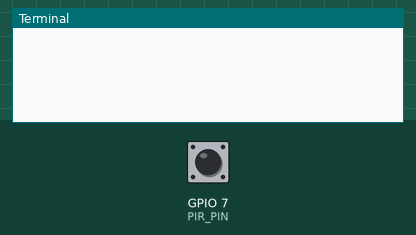
This program was run on a simulated Raspberry Pi (BCM pin numbers). Shown: the last lines printed to the terminal. The test bench sets the inputs (shaded band); at power-on: GPIO 7 (PIR_PIN) HIGH.

Above: at 1.2 s.
1.3 s: GPIO 7 (PIR_PIN) pulsed LOW 2 times (0.12 s each, 0.3 s apart)
At 1.9 s:
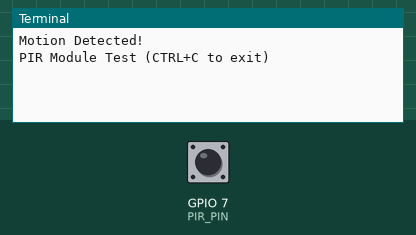
At 6.1 s:
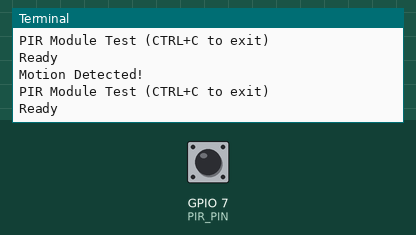

Measured:
- after the input at 1.3 s, the terminal: prints a new line after 0.12 s (image 1)

The program:

testi.py
```python
import RPi.GPIO as GPIO
import time

GPIO.setmode(GPIO.BCM)
PIR_PIN = 7
GPIO.setup(PIR_PIN,GPIO.IN)

def MOTION(PIR_PIN):
	print("Motion Detected!")

	print("PIR Module Test (CTRL+C to exit)")
	time.sleep(2)
	print("Ready")

try:
	GPIO.add_event_detect(PIR_PIN,GPIO.RISING,callback=MOTION)
	while 1:
		time.sleep(100)

except KeyboardInterrupt:
	print("Quit")
	GPIO.cleanup()
```
